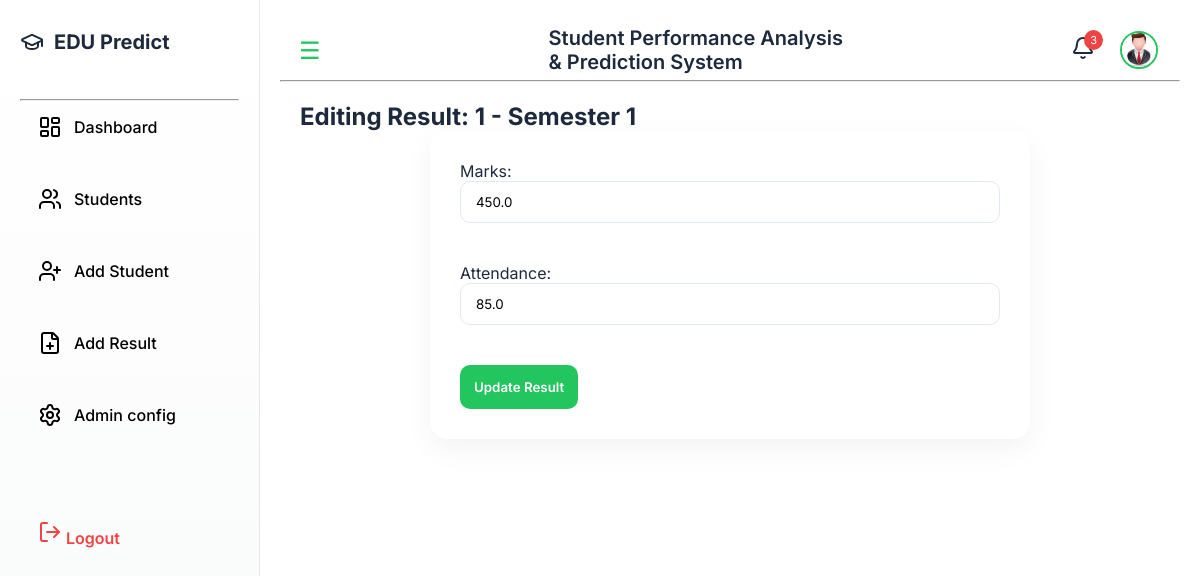
Screenshot of /update/1/1 (signed in) with the database file from the repository.
### tables this page shows
CREATE TABLE results (
            roll TEXT,
            branch TEXT,
            semester INTEGER,
            marks REAL,
            attendance REAL,
            percentage REAL,
            grade TEXT,
            performance TEXT,
            risk TEXT,
            user_id INTEGER,
            admission_year INTEGER,
            PRIMARY KEY (roll, semester, branch,admission_year,user_id)
        );

### routes/modify.py (the view)
@modify_bp.route("/update/<roll>/<int:semester>", methods=["GET", "POST"])
@login_required
def update_result(roll, semester):
    conn = get_db()
    if request.method == "POST":
        marks = float(request.form["marks"])
        attendance = float(request.form["attendance"])
        student = conn.execute(
    "SELECT branch FROM std_list WHERE roll=?",
    (roll,)
).fetchone()
        branch = student["branch"]
        percentage, grade, performance, risk = calculate_all(marks, attendance,branch,semester)
        conn.execute("""
            UPDATE results
            SET marks=?, attendance=?, percentage=?, grade=?, performance=?, risk=?
            WHERE roll=?  AND branch=? AND semester=?
        """, (marks, attendance, percentage, grade, performance, risk, roll, branch,semester))
        conn.commit()
        conn.close()
        flash("Record updated successfully!", "success")
        return redirect(url_for("adv.student_detail", roll=roll))
    else:
        record = conn.execute("""
            SELECT * FROM results
            WHERE roll=? AND semester=?
        """, (roll, semester)).fetchone()
        conn.close()
        return render_template("edit.html", record=record)

### services/auth_login.py (called while the page is built)
def login_required(func):
    @wraps(func)
    def wrapper(*args, **kwargs):
        if "user_id" not in session:
            return redirect(url_for("auth.login"))
        return func(*args, **kwargs)
    return wrapper

### services/utility.py (called while the page is built)
def get_db():
    db_path = os.path.join(BASE_DIR, "../students.db")
    conn = sqlite3.connect(db_path)
    conn.row_factory = sqlite3.Row
    return conn

### templates/edit.html
{% extends "base.html" %}
{% block content %}
<h2>Editing Result: {{ record.roll }} - Semester {{ record.semester }}</h2>
<div class="form-container">
<form method="POST" >
  <label>Marks:</label>
  <input type="number" name="marks" min="0"  value="{{ record.marks }}" required>
  <br><br>
  <label>Attendance:</label>
  <input type="number" name="attendance" min="0" max="100" value="{{ record.attendance }}" required>
  <br><br>
  <button type="submit" class="btn-submit">Update Result</button>
</form>
</div>
{% endblock %}

### static/styles.css (style rules this page uses)
* { margin: 0; padding: 0; box-sizing: border-box; font-family: 'Inter', sans-serif; }
:root { --space-sm: 10px; --space-md: 20px; --space-lg: 30px; --radius: 16px; --transition: all 0.25s ease; --color-primary-light: rgba(34, 197, 94, 0.1); --color-primary: #22c55e; --color-primary-dark: #16a34a; --color-danger: #ef4444; --color-danger-light: rgba(239, 68, 68, 0.1); --color-text-muted: #64748b; --color-bg-light: #f9fafb; --color-bg-gradient-start: #f0fdf4; --color-bg-gradient-end: #f8fafc; --color-border: #e5e7eb; --color-shadow: rgba(0, 0, 0, 0.05); }
body { color: #1e293b; min-height: 100vh; }
.form-container { max-width: 600px; margin: auto; background: rgba(255, 255, 255, 0.8); padding: var(--space-lg); border-radius: 18px; backdrop-filter: blur(15px); box-shadow: 0 10px 30px var(--color-shadow); }
input, select { background: white; width: 100%; padding: 12px 15px; border-radius: 10px; border: 1px solid #e2e8f0; margin-bottom: var(--space-md); transition: border-color 0.3s ease, box-shadow 0.3s ease; }
.btn-submit { background: var(--color-primary); color: white; border: none; padding: 14px; border-radius: 10px; font-weight: 600; transition: background-color 0.3s ease, transform 0.3s ease; cursor: pointer; }
html { scroll-behavior: smooth; }

### rows the page displays
results: roll "1", semester "1", marks "450.0", attendance "85.0"
